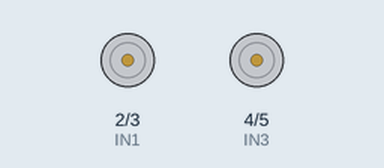
This sketch was run on a simulated Arduino Uno, built with avr-gcc and run on an emulated ATmega328P. On the bench: motor-driver pin pairs drawn as motors (green arrow = first pin HIGH = forward, orange = second pin HIGH = backward, longer = more drive).

Above: at 2.5 s.
At 7.5 s:
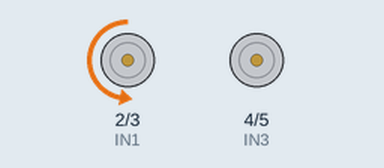
At 17.5 s:
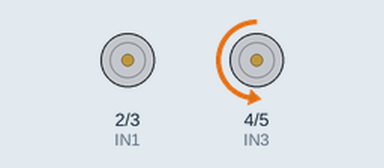
Timing chart, 0 to 26.0 s (numbered marks = the images above):
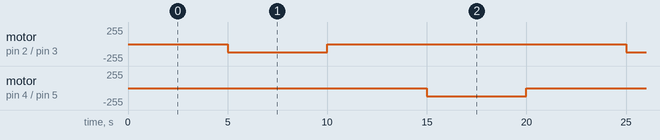

The sketch:

TestePonteH.ino
```cpp
#define IN1 2
#define IN2 3
#define IN3 4
#define IN4 5

void setup() {
 pinMode(IN1, OUTPUT);
 pinMode(IN2, OUTPUT);
 pinMode(IN3, OUTPUT);
 pinMode(IN4, OUTPUT);

}

void loop() {
    analogWrite(IN1,255/2);
    digitalWrite(IN2, LOW);
  delay(5000);
    digitalWrite(IN1,LOW);
    digitalWrite(IN2, LOW);
    analogWrite(IN2,255/2);
    digitalWrite(IN1, LOW);
  delay(5000);
    digitalWrite(IN1,LOW);
    digitalWrite(IN2, LOW);
    analogWrite(IN3,255/2);
    digitalWrite(IN4, LOW);
  delay(5000);
    digitalWrite(IN3,LOW);
    digitalWrite(IN4, LOW);
    analogWrite(IN4,255/2);
    digitalWrite(IN3, LOW);
  delay(5000);
    digitalWrite(IN3,LOW);
    digitalWrite(IN4, LOW);
}
```

Measured:
- by itself, motor on pin 2 (IN1) / pin 3 (IN2), motor on pin 4 (IN3) / pin 5 (IN4): alternates backward 127/255 for 5.0 s and stopped for 15.0 s
